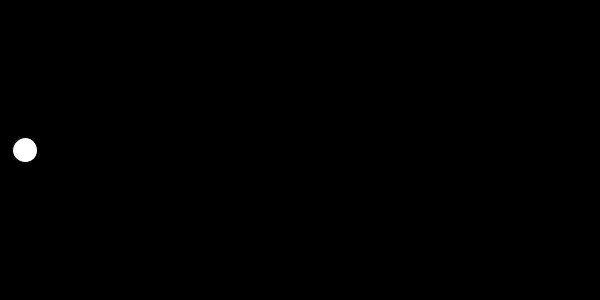
Frame 1 (no input)
Frame 60 (the mouse pressed at the canvas centre just before this capture): identical to frame 1, image omitted
Frame 120 (the mouse held since frame 60 and released just before this capture): identical to frame 1, image omitted

The Processing sketch that drew this single still picture (run headless with seeded random() and noise(); from frame 60 on, the mouse is pressed at the canvas centre):

// Processing sketch: variables
// ── variables.pde
int circleX; // variable we will use to control the circles x position

void setup(){
  size(600, 300);
  circleX = 25; //initializing the variable to 25

}

void draw(){
  background(0);
  
    //draw a circle at an x position of circleX (or 0)
  //a y position of 150
  //a diamater of 25
  circle(circleX, 150, 25);
  
  //uncomment this code to move the circle across the screen
  //to uncomment code delete the // at the start of that line of code
  //circleX = circleX + 5;
}

//reset the variable circleX to 25 when we press the mouse
void mousePressed(){
  circleX = 25;
}
